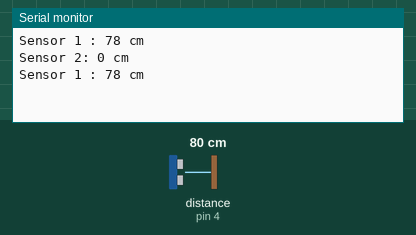
This sketch was run on a simulated Arduino Uno, built with avr-gcc and run on an emulated ATmega328P. On the bench: the last lines printed to the serial monitor. Wiring (inferred from the names in the program): ultrasonic range finder: trigger pin 2; echo pin 4. Inputs (shaded band) come from the test bench; at power-on: distance to the obstacle (sensor on pin 4) 80 cm. The echo pulse lasts 58.3 µs per cm.

Above: at 3.8 s.
3.9 s: distance to the obstacle (sensor on pin 4) set to 2 cm
At 5.8 s:
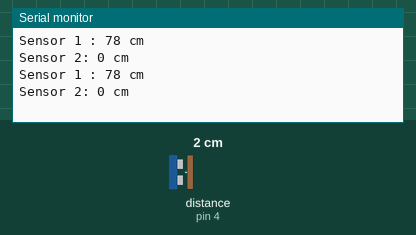
7.8 s: distance to the obstacle (sensor on pin 4) set to 4 cm
At 9.4 s:
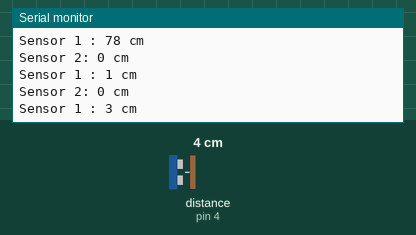
Timing chart, 0 to 10.9 s (numbered marks = the images above; inputs shaded):
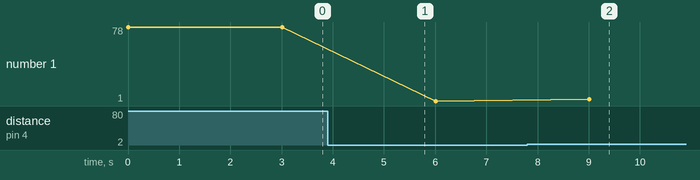

The sketch:

sketch_jan20a.ino
```cpp
int s0 = 7;
int s1 = 6;
int s2 = 5;
int trigger = 2;
int echo = 4;
int distance = 0;
int duration = 0;

void setup() {
  // put your setup code here, to run once:
  pinMode (s0, OUTPUT);
  pinMode (s1, OUTPUT);
  pinMode (s2, OUTPUT);
  pinMode (trigger, OUTPUT);
  pinMode (echo, INPUT);
  Serial.begin(9600);
}

void loop() {
  // put your main code here, to run repeatedly:
  inputMultiplekser(0);
  digitalWrite (trigger, LOW);
  delayMicroseconds (2);
  digitalWrite (trigger, HIGH);
  delayMicroseconds (10);
  digitalWrite (trigger, LOW);
  duration = pulseIn (echo, HIGH);
  distance = duration * 0.034 / 2;
  Serial.print("Sensor 1 : ");
  Serial.print (distance);
  Serial.println (" cm");
  delay (1000);

  inputMultiplekser (1);
  digitalWrite (trigger, LOW);
  delayMicroseconds (2);
  digitalWrite (trigger, HIGH);
  delayMicroseconds (10);
  digitalWrite (trigger, HIGH);
  duration = pulseIn (echo, HIGH);
  distance = duration * 0.034 / 2;
  Serial.print ("Sensor 2: ");
  Serial.print (distance);
  Serial.println (" cm");
  delay (1000);
}
void inputMultiplekser (int y) {
  if (y == 0) {
    digitalWrite (s0, LOW);
    digitalWrite (s1, LOW);
    digitalWrite (s2, LOW);
  }
  else if (y == 1) {
    digitalWrite (s0, HIGH);
    digitalWrite (s1, LOW);
    digitalWrite (s2, LOW);
  }
  else if (y == 2) {
    digitalWrite (s0, LOW);
    digitalWrite (s1, HIGH);
    digitalWrite (s2, LOW);
  }
  else if (y == 3) {
    digitalWrite (s0, HIGH);
    digitalWrite (s1, HIGH);
    digitalWrite (s2, LOW);
  }
  else if (y == 4) {
    digitalWrite (s0, LOW);
    digitalWrite (s1, LOW);
    digitalWrite (s2, HIGH);
  }
  else if (y == 5) {
    digitalWrite (s0, HIGH);
    digitalWrite (s1, LOW);
    digitalWrite (s2, HIGH);
  }
  else if (y == 6) {
    digitalWrite (s0, LOW);
    digitalWrite (s1, HIGH);
    digitalWrite (s2, HIGH);
  }
  else if (y == 7) {
    digitalWrite (s0, HIGH);
    digitalWrite (s1, HIGH);
    digitalWrite (s2, HIGH);
  }
  else {
    digitalWrite (s0, LOW);
    digitalWrite (s1, LOW);
    digitalWrite (s2, LOW);
  }
}
```

Measured:
- after the input at 7.8 s, the serial monitor: prints a new line after 1.2 s (image 2)
- plotted number 1: 1 → 3 after the input at 7.8 s
